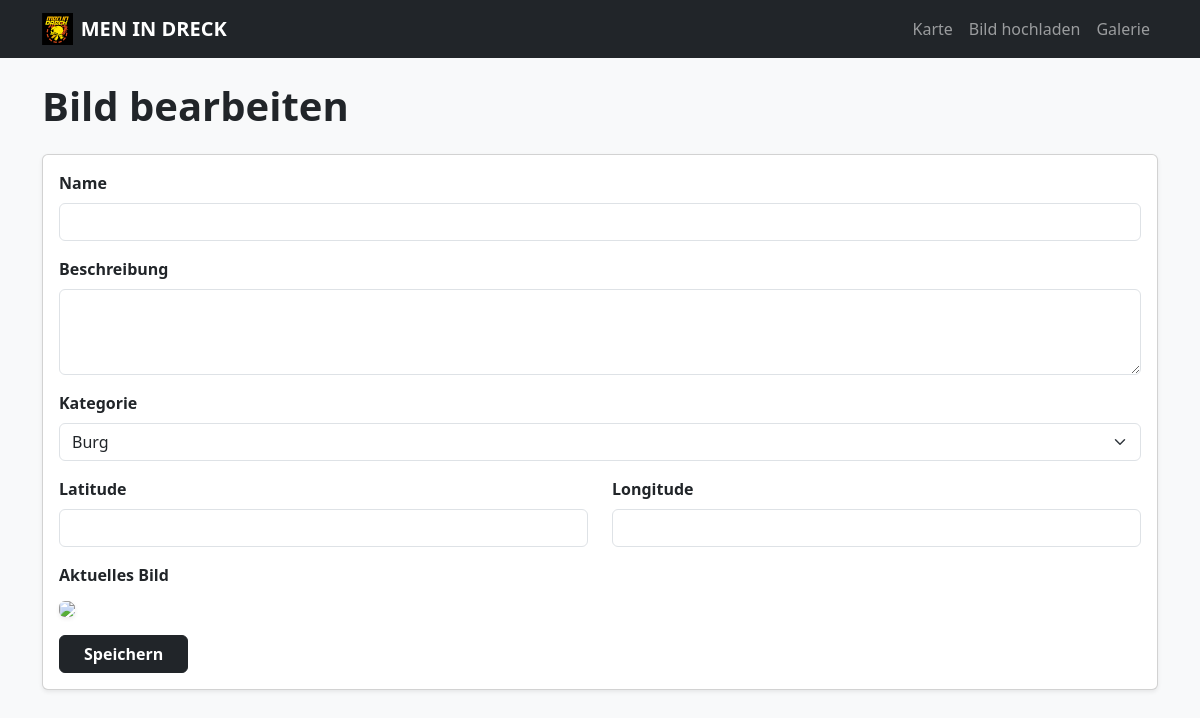
Before: /edit/3 with the older database file.
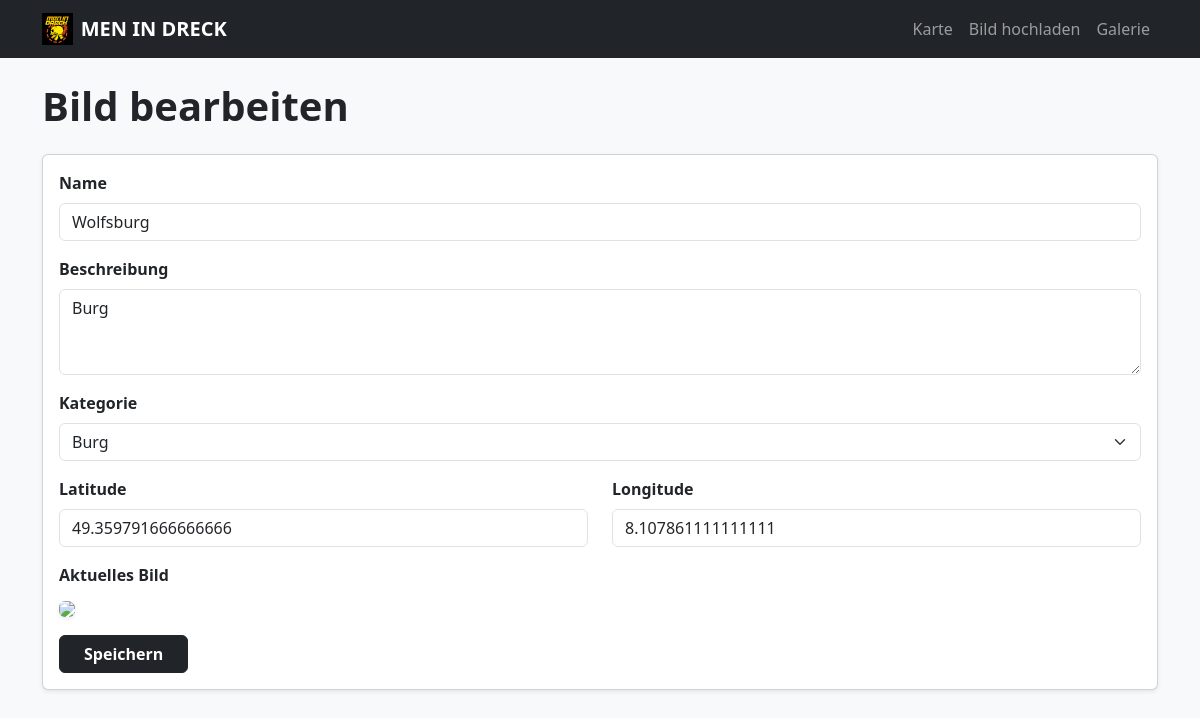
After: the same page with the newer database file.
### tables this page shows
CREATE TABLE images (
    id INTEGER PRIMARY KEY AUTOINCREMENT,
    name TEXT NOT NULL,
    description TEXT,
    category TEXT NOT NULL CHECK (category IN ('Burg', 'Fels', 'Kirche', 'Aussicht')),
    filepath TEXT NOT NULL,
    latitude REAL,
    longitude REAL
);

### app.py (the view, shortened to what this page needs)
@app.route('/edit/<int:image_id>', methods=['GET', 'POST'])
def edit(image_id):
    conn = sqlite3.connect('database.db')
    c = conn.cursor()
    c.execute("SELECT id, name, description, category, filepath, latitude, longitude FROM images WHERE id = ?", (image_id,))
    image = c.fetchone()
    conn.close()
    return render_template('edit.html', image=image, title="Bild bearbeiten")

### templates/edit.html (shortened to what this page needs)
{% extends "base.html" %}
{% block content %}
<h1 class="mb-4 fw-bold">Bild bearbeiten</h1>
<div class="card shadow-sm">
    <div class="card-body">
        <form method="POST">
            <div class="mb-3">
                <label class="form-label fw-semibold">Name</label>
                <input class="form-control" type="text" name="name" value="{{ image[1] }}" required>
            </div>
            <div class="mb-3">
                <label class="form-label fw-semibold">Beschreibung</label>
                <textarea class="form-control" name="description" rows="3">{{ image[2] }}</textarea>
            </div>
            <div class="mb-3">
            <label for="category" class="form-label fw-bold">Kategorie</label>
                <select class="form-select" id="category" name="category" required>
                    <option value="Burg" {{ 'selected' if image[3] == 'Burg' else '' }}>Burg</option>
                </select>
            </div>
            <div class="row">
                <div class="col-md-6 mb-3">
                    <label class="form-label fw-semibold">Latitude</label>
                    <input class="form-control" type="text" name="lat" value="{{ image[5] }}">
                </div>
                <div class="col-md-6 mb-3">
                    <label class="form-label fw-semibold">Longitude</label>
                    <input class="form-control" type="text" name="lng" value="{{ image[6] }}">
                </div>
            </div>
            <div class="mb-3">
                <label class="form-label fw-semibold">Aktuelles Bild</label><br>
                <img src="/{{ image[4] }}" style="max-width:200px;" class="rounded shadow-sm">
            </div>
            <button class="btn btn-dark fw-bold px-4">Speichern</button>
        </form>
    </div>
</div>
{% endblock %}

Changed rows visible on the page:
added images: name "Wolfsburg", description "Burg", lat "49.359791666666666", lng "8.107861111111111"
